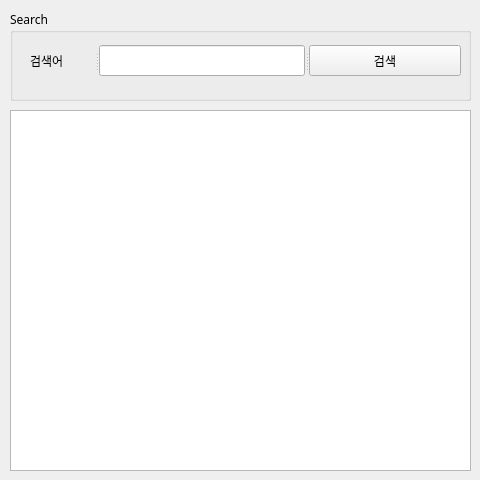
<?xml version="1.0" encoding="UTF-8"?>
<ui version="4.0">
 <class>Form</class>
 <widget class="QWidget" name="Form">
  <property name="geometry">
   <rect>
    <x>0</x>
    <y>0</y>
    <width>480</width>
    <height>480</height>
   </rect>
  </property>
  <property name="sizePolicy">
   <sizepolicy hsizetype="Fixed" vsizetype="Fixed">
    <horstretch>0</horstretch>
    <verstretch>0</verstretch>
   </sizepolicy>
  </property>
  <property name="font">
   <font>
    <family>MaruBuri</family>
   </font>
  </property>
  <property name="windowTitle">
   <string>네이버뉴스 검색</string>
  </property>
  <property name="windowIcon">
   <iconset>
    <normaloff>naver_icon.png</normaloff>naver_icon.png</iconset>
  </property>
  <widget class="QGroupBox" name="groupBox">
   <property name="geometry">
    <rect>
     <x>10</x>
     <y>10</y>
     <width>461</width>
     <height>91</height>
    </rect>
   </property>
   <property name="title">
    <string>Search</string>
   </property>
   <widget class="QSplitter" name="splitter">
    <property name="geometry">
     <rect>
      <x>20</x>
      <y>35</y>
      <width>431</width>
      <height>31</height>
     </rect>
    </property>
    <property name="orientation">
     <enum>Qt::Horizontal</enum>
    </property>
    <widget class="QLabel" name="label">
     <property name="text">
      <string>검색어</string>
     </property>
    </widget>
    <widget class="QLineEdit" name="txtSearch"/>
    <widget class="QPushButton" name="btnSearch">
     <property name="text">
      <string>검색</string>
     </property>
    </widget>
   </widget>
  </widget>
  <widget class="QTableWidget" name="tblResult">
   <property name="geometry">
    <rect>
     <x>10</x>
     <y>110</y>
     <width>461</width>
     <height>361</height>
    </rect>
   </property>
   <property name="selectionMode">
    <enum>QAbstractItemView::SingleSelection</enum>
   </property>
   <property name="columnCount">
    <number>0</number>
   </property>
  </widget>
 </widget>
 <resources/>
 <connections/>
</ui>
